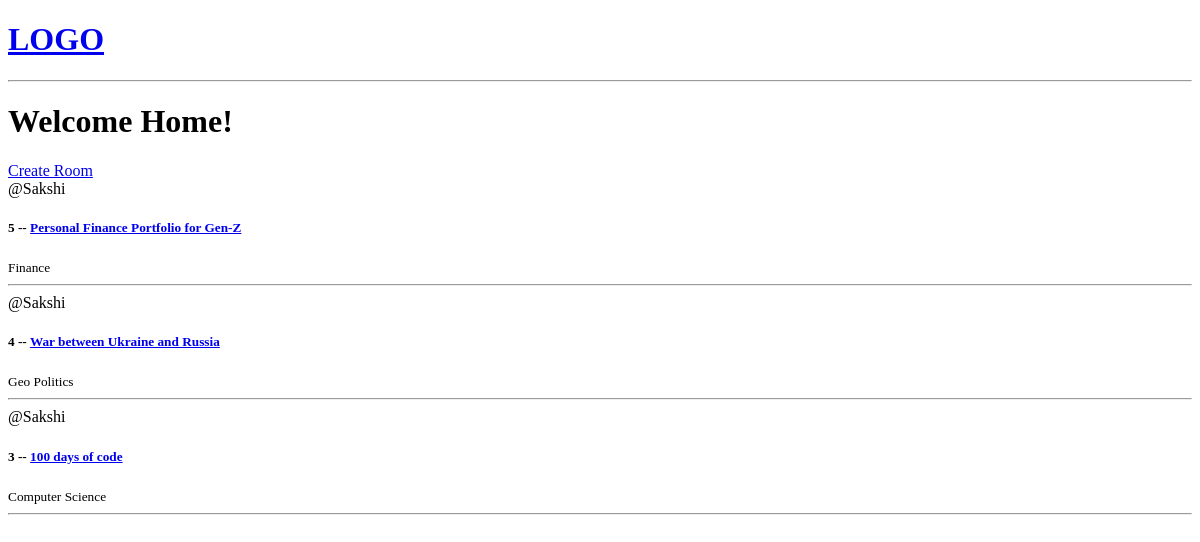
Before: / with the older database file.
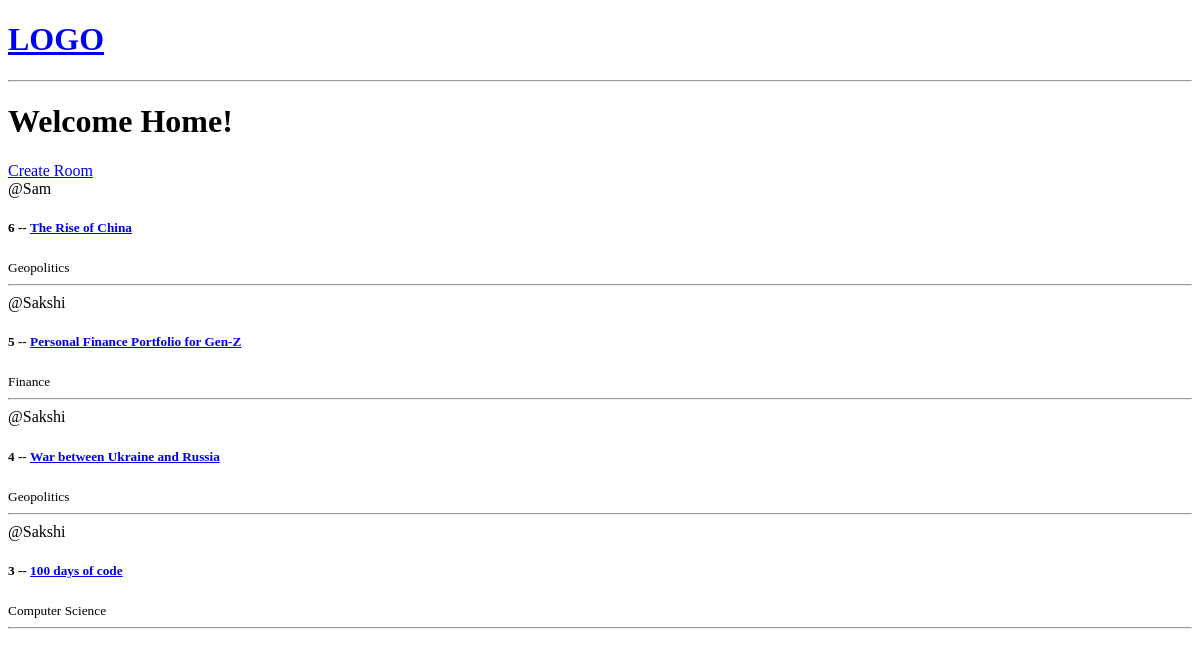
After: the same page with the newer database file.
### base/models.py (models this page shows, shortened)
class Room(models.Model):
    host = models.ForeignKey(User, on_delete = models.SET_NULL, null=True)
    topic = models.ForeignKey(Topic, on_delete = models.SET_NULL, null=True)
    name = models.CharField(max_length=200)
    description = models.TextField(null=True, blank=True)
    updated = models.DateTimeField(auto_now=True)
    created = models.DateTimeField(auto_now_add=True)
    class Meta:
        ordering = ['-updated', '-created']

class Topic(models.Model):
    name = models.CharField(max_length=200)

### base/views.py (the view)
# urls.py: path('', views.home, name="home"),
def home(request):
    rooms = Room.objects.all()
    context = {'rooms':rooms}
    return render(request, 'base/home.html', context)

### base/templates/base/home.html
{% extends "main.html" %}
{% block content %}
<h1>Welcome Home!</h1>
<div>
    <a href="{% url 'create-room' %}">Create Room</a>
    <div>
        {% for room in rooms %}
        <div>
            <span>@{{room.host.username}}</span>
            <h5>{{ room.id }} -- <a href="{% url 'room' room.id %}">{{ room.name }}</a></h5>
            <small>{{room.topic.name}}</small>
            <hr>
        </div>
        {% endfor %}
    </div>
</div>
{% endblock %}

Changed rows visible on the page:
added Room: host.username "Sam", id "6", name "The Rise of China", topic.name "Geopolitics"
changed through a linked row, Room "War between Ukraine and Russia": topic.name "Geo Politics" → "Geopolitics"
